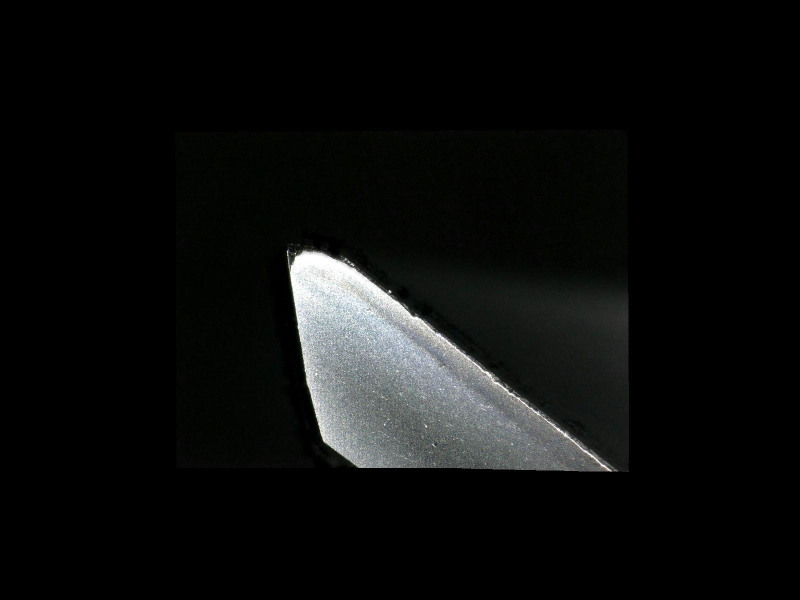
%> input picture Machining Data Case Study/figures/A7-W-80M[100]-1.jpg, 1600 x 1200 px (shown at 1/2 size)
$ octave crop_test.m   (GNU Octave 9; MATLAB toolbox functions it lacks are replaced by stand-ins)
%> lines starting %> are read from the running program, lines starting %| are printed output that depends on the picture; in (x1, y1, x2, y2) boxes, pixels count from 0 and x2, y2 are one past the last pixel; in counts of white or black regions, pixels touching at a corner belong together; the program's own positions count from 1
%> further down, I is the input picture: size 1200x1600x3 uint8; mean R, G, B 13.1, 14, 13.4
### Machining Data Case Study/codefiles/cropMyImage.m
function [croppedImage, bbA, bbN] = cropMyImage(I)
    % implement sobel edge detection with a threshold of 0.015
    edgeMask = edge(rgb2gray(I),'sobel',0.015);
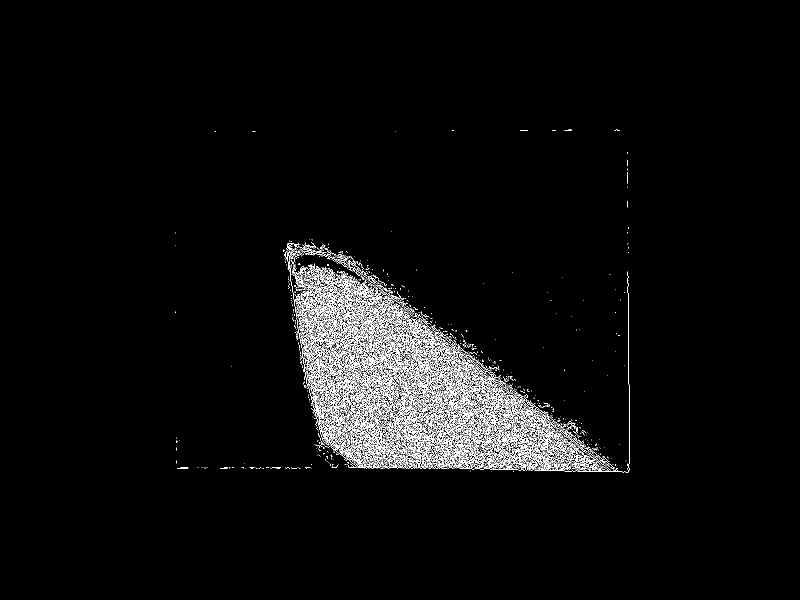
%> edgeMask: size 1200x1600 logical (shown at 1/2 size); 3.1% white in thin lines or dots, all inside (x1, y1, x2, y2) = (351, 259, 1259, 945)

    % mask the image with the edge mask
    imageMask = bwareafilt(edgeMask,1);
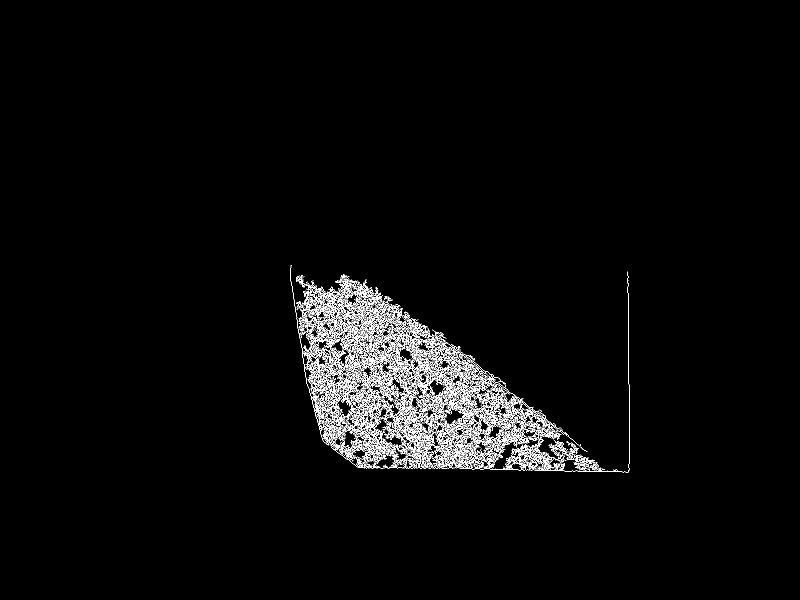
%> imageMask: size 1200x1600 logical (shown at 1/2 size); 2.4% white in thin lines or dots, all inside (x1, y1, x2, y2) = (580, 530, 1259, 945)

    % measure the bounding box surrounding the foreground, i.e. the region
    % of interest
    labeledImage = bwlabel(imageMask);
    measurements = regionprops(labeledImage,'BoundingBox');
%> measurements = 1 region; box (x1, y1, x2, y2): (580, 530, 1259, 945)
    % [6 lines of commented-out code are left out]


    bbA = measurements.BoundingBox;
%> bbA = [580.5 530.5 679 415]
    hStart = bbA(1);
%> hStart = 580.5
    vStart = bbA(2);
%> vStart = 530.5
    hHeight = 800;
    hWidth = 800;

% [6 lines of commented-out code are left out]

    bbN = [hStart, vStart-200, hWidth, hHeight];
%> bbN = [580.5 330.5 800 800]

    croppedImage = imcrop(I,bbN);
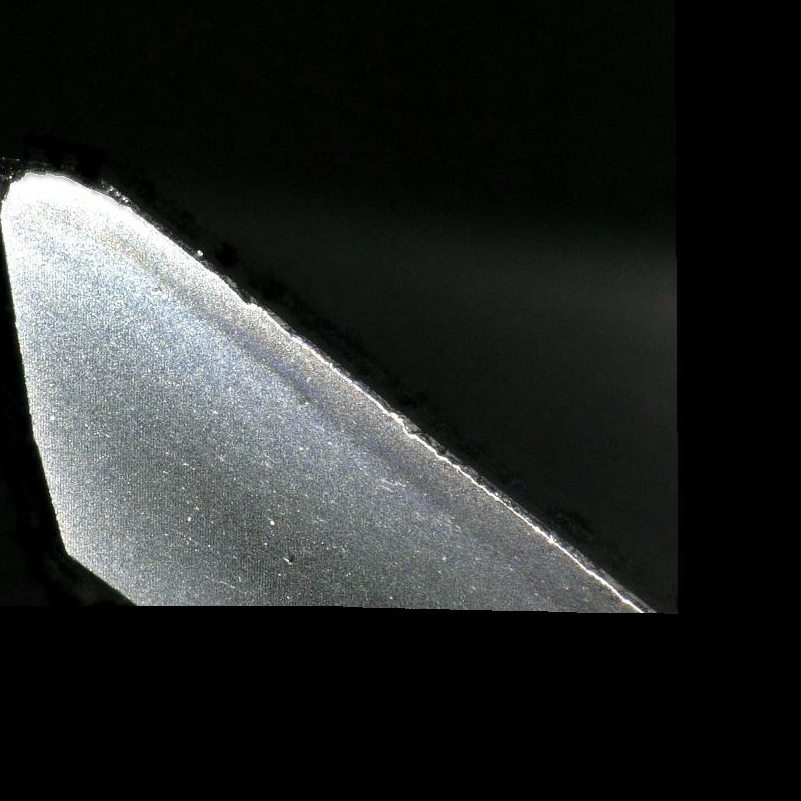
%> croppedImage: size 801x801x3 uint8; mean R, G, B 38.2, 40.4, 39.4
end

### Machining Data Case Study/codefiles/crop_test.m
% Script to test cropping images
filepath = 'C:\Users\mareim\Documents\MATLAB\NewSandbox\Machining Data Case Study\NewImages\Edge\Healthy\';
basename = 'A7-W-80M[100]-1.jpg';
imageName = [filepath basename];
% maskName = [filepath 'A25-W-20M[100]-1.jpg'];
I = imread(imageName);

% crop each image
[croppedImage, bbA,bbN] = cropMyImage(I);
%> bbA = [580.5 530.5 679 415]; bbN = [580.5 330.5 800 800]
bbA
%> bbA = [580.5 530.5 679 415]
bbN
%> bbN = [580.5 330.5 800 800]
% show the results of each crop
%CI = imread(croppedImage);
imshow(croppedImage); title('Batch crop image')
text(400,50,sprintf('Dimensions: %3g by %3g',bbN(3), bbN(4)));
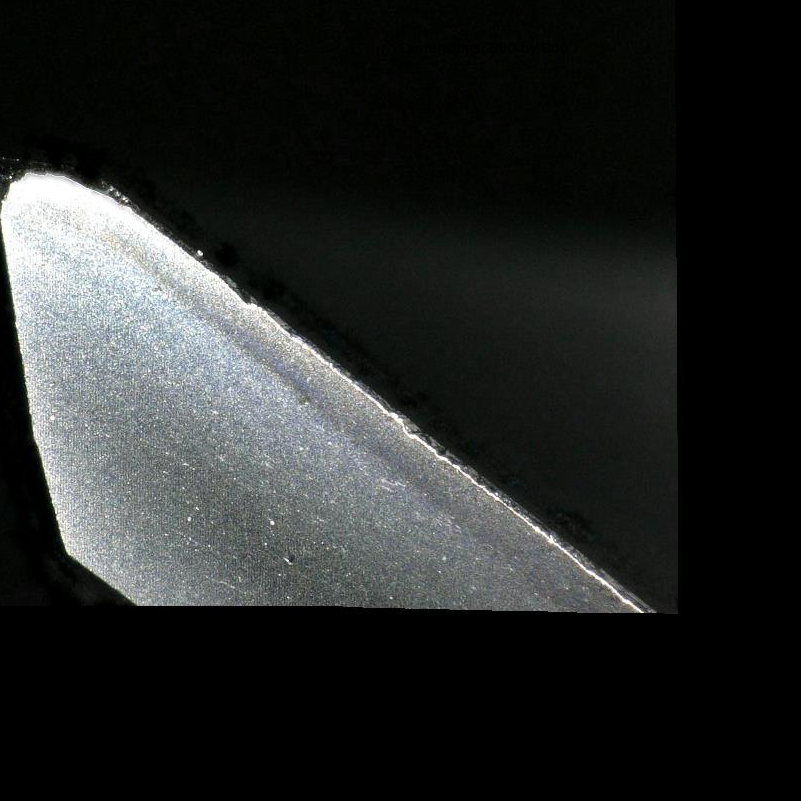
%> figure redrawn from the program's plot data; its title reads 'Batch crop image'
